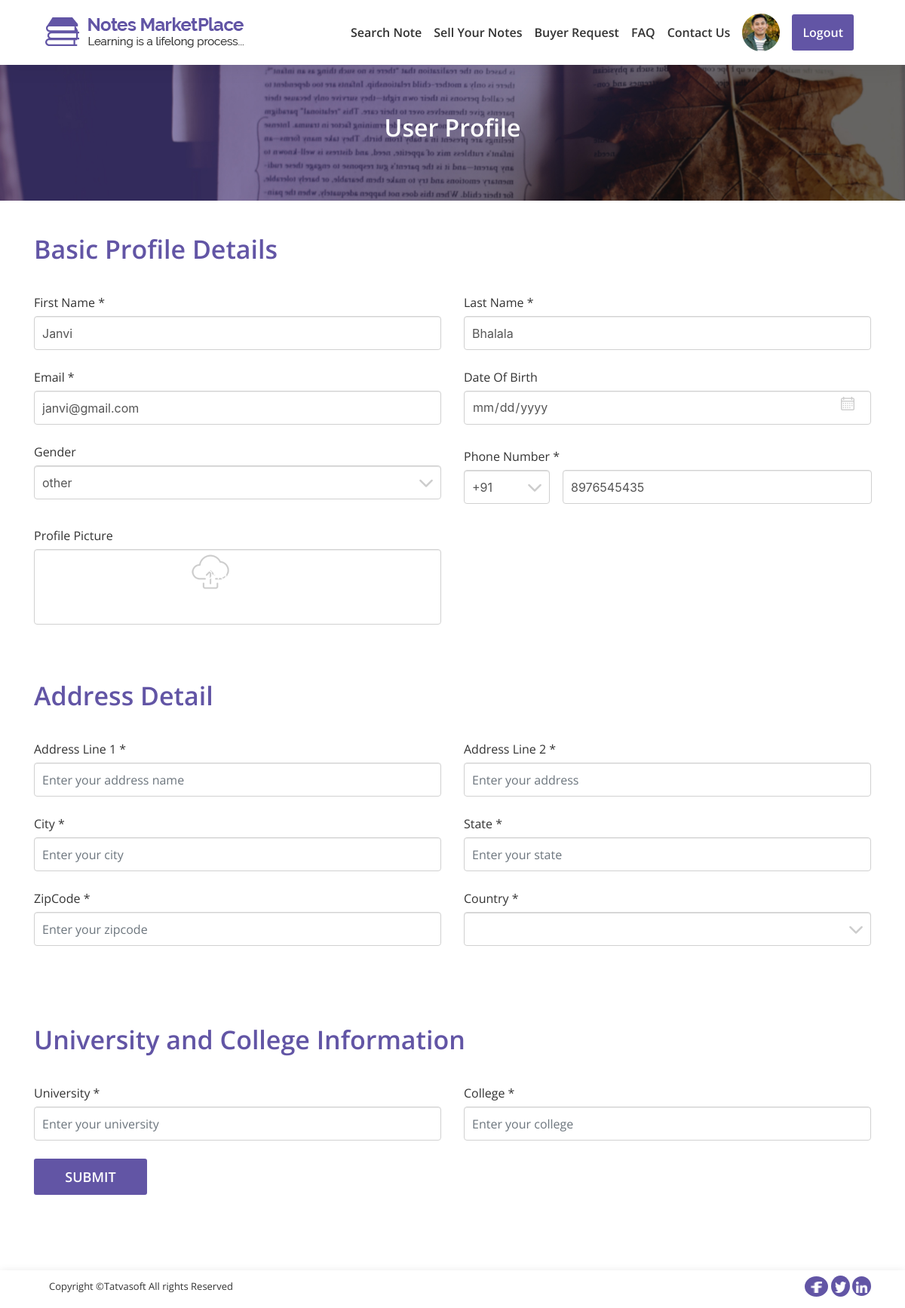
Screenshot of /users/user-profile.php (signed in) with the database file from the repository.
### tables this page shows
CREATE TABLE `users` (
  `user_id` int(11) NOT NULL,
  `role_id` int(11) NOT NULL,
  `fname` varchar(50) NOT NULL,
  `lname` varchar(50) NOT NULL,
  `email` varchar(100) NOT NULL,
  `phone_code` varchar(5) DEFAULT NULL,
  `phone` varchar(20) DEFAULT NULL,
  `password` varchar(24) NOT NULL,
  `is_email_verfied` bit(2) NOT NULL DEFAULT b'0',
  `created_by` int(11) DEFAULT NULL,
  `created_date` datetime DEFAULT NULL,
  `updated_date` datetime DEFAULT NULL,
  `updated_by` int(11) DEFAULT NULL,
  `is_active` bit(2) DEFAULT b'1'
);

CREATE TABLE `user_profile` (
  `profile_id` int(11) NOT NULL,
  `dob` date DEFAULT NULL,
  `gender` int(11) DEFAULT NULL,
  `email2` varchar(100) DEFAULT NULL,
  `country_code` varchar(5) DEFAULT NULL,
  `mobile` varchar(20) DEFAULT NULL,
  `profile_pic` varchar(500) DEFAULT NULL,
  `address1` varchar(100) NOT NULL,
  `address2` varchar(100) NOT NULL,
  `city` varchar(50) NOT NULL,
  `state` varchar(50) NOT NULL,
  `zip_code` varchar(50) NOT NULL,
  `country` varchar(50) NOT NULL,
  `university` varchar(100) DEFAULT NULL,
  `college` varchar(100) DEFAULT NULL,
  `user_id` int(11) NOT NULL,
  `created_date` datetime DEFAULT NULL,
  `created_by` int(11) DEFAULT NULL,
  `updated_date` datetime DEFAULT NULL,
  `updated_by` int(11) DEFAULT NULL,
  `is_active` bit(2) NOT NULL DEFAULT b'1'
);

### users/user-profile.php (the view, shortened to what this page needs)
<!DOCTYPE html>
<html lang="en">
<?php
    include "process/connection.php";
    $user_id= $_SESSION["user_id"];
    $i=0;
    $q="SELECT COUNT(user_id) FROM user_profile WHERE user_id = '$user_id'";
    $rslt=mysqli_query($conn, $q);
    $r= mysqli_fetch_assoc($rslt);
    if($r["COUNT(user_id)"]==1){
        $q="SELECT * FROM user_profile WHERE user_id = '$user_id'";
        $q2="SELECT * FROM users WHERE user_id = '$user_id'";
        $result=mysqli_query($conn, $q);
        $result2=mysqli_query($conn, $q2);
        $row= mysqli_fetch_assoc($result);
        $row2= mysqli_fetch_assoc($result2);
        if($result && $result2){
            $i=1;
              $uni=$row['university'];
            $college=$row['college'];
            if($row['gender']==2){
                $g="Male";
            }
            else if($row['gender']==1){
                $g="Female";
            }
            else{
                $g="other";
            }
        }
    }
?>
<head>
    <link rel="stylesheet" href="css/boostrap/bootstrap.min.css">
    <link rel="stylesheet" href="css/animate/animate.min.css">
    <link rel="stylesheet" href="css/style.css">
</head>
<body>
    <div class="we-wrapper">
        <?php include "includes/header.php"; ?>
        <?php
            include "process/connection.php";
        ?>
        <section id="top_banner">
            <div class="banner">
                <div class="inner text-center animated fadeInDown">
                    <h2>User Profile</h2>
                </div>
            </div>
        </section>
        <section>
            <div class="container">
                <form id="main-contact-form" class="contact-form" name="contact-form profile_form" method="post" action="process/addProfile.php" enctype="multipart/form-data">
                    <div class="section-heading animated fadeInDown">
                        <h2>Basic Profile Details </h2>
                    </div>
                    <div class="row contact-wrap">
                        <div class="col-md-6 col-sm-12 col-xs-12 animated slideInLeft">
                            <div class="form-group mb-4">
                                <label class="required">First Name</label>
                                <input type="text" required name="first_name" class="form-control mb-0" <?php if($i==1){ ?>value="<?php echo $row2['fname']; ?>" <?php }?> placeholder="Enter your first name">
                            </div>
                            <div class="form-group mb-4">
                                <label class="required">Email</label>
                                <input type="email" required name="email" class="form-control mb-0" placeholder="Enter your email address" <?php if($i==1){ ?>value="<?php echo $row['email2']; ?>" <?php }?>>
                            </div>
                            <div class="form-group">
                                <label>Gender</label>
                                <div class="styled-select form-control">
                                    <select name="gender" id="user-gender" class="form-control">
                                        <?php if($i==1){ ?>
                                        <option value="<?php echo $row['gender'];?>" selected="selected"><?php echo $g; ?>
                                        </option><?php }?>
                                    </select>
                                </div>
                            </div>
                            <div class="form-group">
                                <label>Profile Picture</label>
                                <input type="file" class="form-control input-img" name="profile" accept="image/png, image/jpeg">
                            </div>
                        </div>
                        <div class="col-md-6 col-sm-12 col-xs-12 animated slideInRight">
                            <div class="form-group mb-4">
                                <label class="required ">Last Name</label>
                                <input type="text" required name="last_name" class="form-control mb-0" placeholder="Enter your last name" <?php if($i==1){ ?>value="<?php echo $row2['lname']; ?>" <?php }?>>
                            </div>
                            <div class="form-group">
                                <label>Date Of Birth</label>
                                <input type="date" name="date-of-birth" class="form-control" placeholder="Enter date of birth" <?php if($i==1){ ?>value="<?php echo $row['dob']; ?>" <?php }?>>
                            </div>
                            <div class="form-group">
                                <label class="required">Phone Number</label>
                                <div class="row">
                                    <div class="styled-select form-control phone">
                                        <select name="phone" id="phone-code" class="form-control ">
                                            <?php if($i==1){ ?>
                                            <option value="<?php echo $row['country_code'];?>" selected="selected"><?php echo $row['country_code']; ?>
                                            </option><?php }?>
                                        </select>
                                    </div>
                                    <input type="number" name="phone-number" class="form-phone-number col-md-auto" placeholder="Enter your email address" <?php if($i==1){ ?>value="<?php echo $row['mobile']; ?>" <?php }?>>
                                </div>
                            </div>
                        </div>
                    </div>
                    <div class="section-heading wow fadeInDown">
                        <h2>Address Detail</h2>
                    </div>
                    <div class="row contact-wrap">
                        <div class="col-md-6 col-sm-12 col-xs-12 wow slideInLeft">
                            <div class="form-group mb-4">
                                <label class="required">Address Line 1</label>
                                <input type="text" required name="address_line_1" class="form-control mb-0" placeholder="Enter your address name" <?php if($i==1){ ?>value="<?php echo $row['address1']; ?>" <?php }?>>
                            </div>
                            <div class="form-group mb-4">
                                <label class="required">City</label>
                                <input type="text" required name="city" class="form-control mb-0" placeholder="Enter your city " <?php if($i==1){ ?>value="<?php echo $row['city']; ?>" <?php }?>>
                            </div>
                            <div class="form-group mb-4">
                                <label class="required">ZipCode</label>
                                <input type="text" required name="zipcode" class="form-control mb-0" placeholder="Enter your zipcode " <?php if($i==1){ ?>value="<?php echo $row['zip_code']; ?>" <?php }?>>
                            </div>
                        </div>
                        <div class=" col-md-6 col-sm-12 col-xs-12 wow slideInRight">
                            <div class="form-group mb-4">
                                <label class="required">Address Line 2</label>
                                <input type="text" required name="address_line_2" class="form-control mb-0" placeholder="Enter your address" <?php if($i==1){ ?>value="<?php echo $row['address2']; ?>" <?php }?>>
                            </div>
                            <div class="form-group mb-4">
                                <label class="required">State</label>
                                <input type="text" name="state" required class="form-control mb-0" placeholder="Enter your state " <?php if($i==1){ ?> value="<?php echo $row['state']; ?>" <?php } ?>>
                            </div>
                            <div class="form-group mb-4">
                                <label class="required">Country</label>
                                <div class="styled-select form-control">
                                    <select name="country" id="user-country" class="form-control mb-0" required>
                                        <?php if($i==1){ ?>
                                        <option value="<?php echo $row['country'];?>" selected="selected"><?php echo $row['country']; ?>
                                        </option><?php }?>
                                        <?php
                                            $query="SELECT * FROM country";
                                            $result=mysqli_query($conn, $query);
                                            while($row=mysqli_fetch_assoc($result)){?>
                                        <option value="<?php echo $row['name'];?>"><?php echo $row['name'];?></option><?php
                                            }
                                        ?>
                                    </select>
                                </div>
                            </div>
                        </div>
                    </div>
                    <div class="section-heading wow fadeInDown">
                        <h2>University and College Information</h2>
                    </div>
                    <div class="row contact-wrap">
                        <div class="col-md-6 col-sm-12 col-xs-12 wow slideInLeft">
                            <div class="form-group mb-4">
                                <label class="required">University</label>
                                <input type="text" name="university" required class="form-control mb-0" placeholder="Enter your university " <?php if($i==1){ ?>value="<?php echo $uni; ?>" <?php } ?>>
                            </div>
                        </div>
                        <div class="col-md-6 col-sm-12 col-xs-12 wow slideInRight">
                            <div class="form-group mb-4">
                                <label class="required ">College</label>
                                <input type="text" name="college" class="form-control mb-0" required placeholder="Enter your college" <?php if($i==1){ ?>value="<?php echo $college; ?>" <?php } ?>>
                            </div>
                        </div>
                        <div class="col-md-12"> <button class="small-btn" name="profile_submit_btn">Submit</button></div>
                    </div>
                </form>
            </div>
        </section>
        <?php include "includes/footer.php"; ?>
    </div>
</body>
</html>

### users/css/style.css (style rules this page uses)
html, body { height: 100%; }
.we-wrapper { padding-top: 80px; }
section { background: #fff; overflow: hidden; width: 100%; }
input[type="file"] { color: transparent; }
.form-group { margin-bottom: 0; }
.form-control { width: 100%; height: 45px; padding: 6px 10px; font-size: 16px; line-height: 1.428571429; color: #555555; background-color: #fff; background-image: none; border: 1px solid #d1d1d1; border-radius: 4px; margin-bottom: 30px; -webkit-box-shadow: inset 0 1px 1px rgba(0, 0, 0, 0.075); box-shadow: inset 0 1px 1px rgba(0, 0, 0, 0.075); -webkit-transition: border-color ease-in-out 0.15s, box-shadow ease-in-out 0.15s; -o-transition: border-color ease-in-out 0.15s, box-shadow ease-in-out 0.15s; transition: border-color ease-in-out 0.15s, box-shadow ease-in-out 0.15s; }
input::placeholder { color: #8a8a8a; font-size: 16px; font-weight: 400px; font-family: "Open Sans", sans-serif; }
label { font-family: "Open Sans", sans-serif; font-size: 16px; font-weight: 400; line-height: 20px; color: #333333; margin: 0; padding: 0; margin-bottom: 8px; }
.form-control.input-img, .form-control.input-img1 { height: 100px; }
button { font-family: "Open Sans", sans-serif; text-transform: uppercase; outline: 0; background-color: #6255a5; width: 100%; border: 0; padding: 10px; color: #FFFFFF; font-size: 18px; -webkit-transition: all 0.3 ease; transition: all 0.3 ease; cursor: pointer; font-weight: 600; border-radius: 3px; }
.small-btn { font-family: "Open Sans", sans-serif; text-transform: uppercase; outline: 0; font-weight: 600; background-color: #6255a5; width: 150px; border-radius: 3px; border: 0; padding: 10px; color: #FFFFFF; font-size: 18px; -webkit-transition: all 0.3 ease; transition: all 0.3 ease; cursor: pointer; margin-bottom: 60px; }
.required:after { content: " *"; }
body #top_banner .banner { background-image: url("../img/User-Profile/banner-with-overlay.jpg"); background-repeat: no-repeat; background-size: cover; padding: 70px 0px; margin: auto; width: 100%; }
.section-heading h2 { color: #6255a5; margin: 45px 0 20px 0; padding-bottom: 20px; font-family: "Open Sans", sans-serif; font-weight: 600; font-size: 34px; line-height: 38px; }
.styled-select { overflow: hidden; overflow: -moz-hidden-unscrollable; background: url(../img/User-Profile/arrow-down.png) no-repeat right white; display: inline-block; position: relative; }
.styled-select select { background: transparent; -webkit-appearance: none; width: 100%; font-size: 16px; border: 0; position: absolute; left: 0; top: 0; white-space: nowrap; overflow: hidden; text-overflow: ellipsis; }
.phone.styled-select { width: 20% !important; }
.phone.styled-select select { width: 100% !important; }
.phone { margin-left: 15px; }
.form-phone-number { width: 72%; height: 45px; padding: 6px 10px; margin-left: 3%; font-size: 16px; line-height: 1.428571429; color: #555555; background-color: #fff; background-image: none; border: 1px solid #d1d1d1; border-radius: 4px; margin-bottom: 30px; -webkit-box-shadow: inset 0 1px 1px rgba(0, 0, 0, 0.075); box-shadow: inset 0 1px 1px rgba(0, 0, 0, 0.075); -webkit-transition: border-color ease-in-out 0.15s, box-shadow ease-in-out 0.15s; -o-transition: border-color ease-in-out 0.15s, box-shadow ease-in-out 0.15s; transition: border-color ease-in-out 0.15s, box-shadow ease-in-out 0.15s; }
body #top_banner .banner div h2 { color: #fff; font-weight: 600; font-family: "Open Sans", sans-serif; }
#dashboard .data-range .card1, { margin-bottom: 5px; }
input, .rate, button { font-size: 16px; padding: 8px; }
select, textarea { border-radius: 8px; box-shadow: inset 0 1px 1px #e1e1e1; font-size: 16px; padding: 8px; width: inherit; }
button { min-width: 48px; min-height: 48px; }

### rows the page displays
users: first_name "Janvi", last_name "Bhalala"
user_profile: email "janvi@gmail.com", gender "other", phone "+91", phone-number "8976545435"
